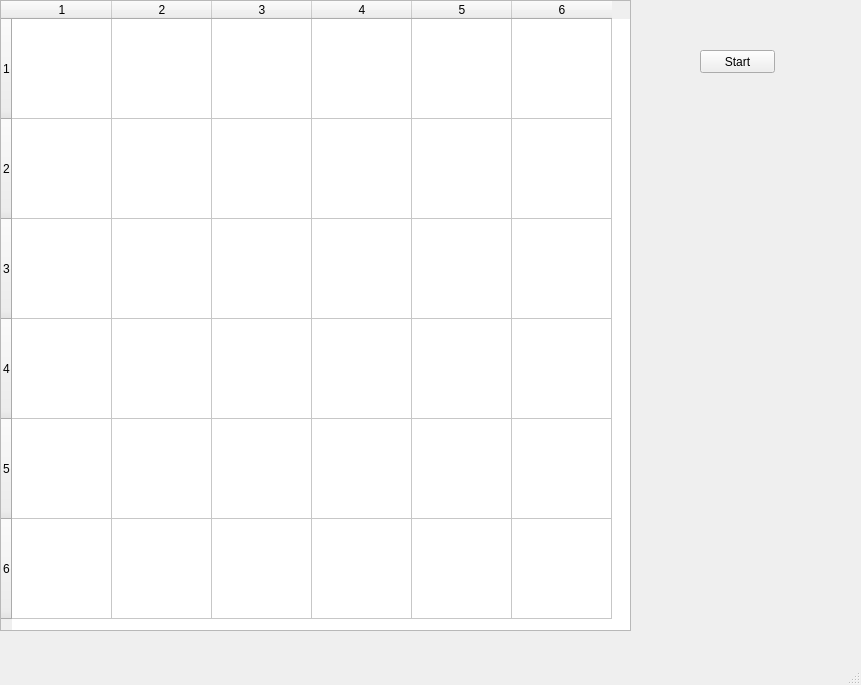
<?xml version="1.0" encoding="UTF-8"?>
<ui version="4.0">
 <class>MainWindow</class>
 <widget class="QMainWindow" name="MainWindow">
  <property name="geometry">
   <rect>
    <x>0</x>
    <y>0</y>
    <width>861</width>
    <height>685</height>
   </rect>
  </property>
  <property name="windowTitle">
   <string>MainWindow</string>
  </property>
  <widget class="QWidget" name="centralwidget">
   <widget class="QPushButton" name="StartButton">
    <property name="geometry">
     <rect>
      <x>700</x>
      <y>50</y>
      <width>75</width>
      <height>23</height>
     </rect>
    </property>
    <property name="text">
     <string>Start</string>
    </property>
   </widget>
   <widget class="QTableWidget" name="tableWidget">
    <property name="geometry">
     <rect>
      <x>0</x>
      <y>0</y>
      <width>631</width>
      <height>631</height>
     </rect>
    </property>
    <property name="layoutDirection">
     <enum>Qt::LeftToRight</enum>
    </property>
    <property name="autoScroll">
     <bool>true</bool>
    </property>
    <property name="rowCount">
     <number>6</number>
    </property>
    <property name="columnCount">
     <number>6</number>
    </property>
    <attribute name="horizontalHeaderDefaultSectionSize">
     <number>100</number>
    </attribute>
    <attribute name="verticalHeaderDefaultSectionSize">
     <number>100</number>
    </attribute>
    <row/>
    <row/>
    <row/>
    <row/>
    <row/>
    <row/>
    <column/>
    <column/>
    <column/>
    <column/>
    <column/>
    <column/>
   </widget>
   <widget class="QLabel" name="labelLevel">
    <property name="geometry">
     <rect>
      <x>690</x>
      <y>150</y>
      <width>141</width>
      <height>61</height>
     </rect>
    </property>
    <property name="text">
     <string/>
    </property>
   </widget>
   <widget class="QLabel" name="labelScore">
    <property name="geometry">
     <rect>
      <x>690</x>
      <y>300</y>
      <width>141</width>
      <height>71</height>
     </rect>
    </property>
    <property name="text">
     <string/>
    </property>
   </widget>
   <widget class="QLabel" name="label_timer">
    <property name="geometry">
     <rect>
      <x>680</x>
      <y>470</y>
      <width>141</width>
      <height>81</height>
     </rect>
    </property>
    <property name="text">
     <string/>
    </property>
   </widget>
  </widget>
  <widget class="QMenuBar" name="menubar">
   <property name="geometry">
    <rect>
     <x>0</x>
     <y>0</y>
     <width>861</width>
     <height>21</height>
    </rect>
   </property>
  </widget>
  <widget class="QStatusBar" name="statusbar"/>
 </widget>
 <resources/>
 <connections/>
</ui>
